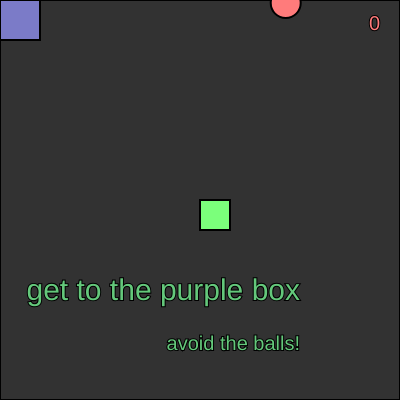
Frame 1 (no input)
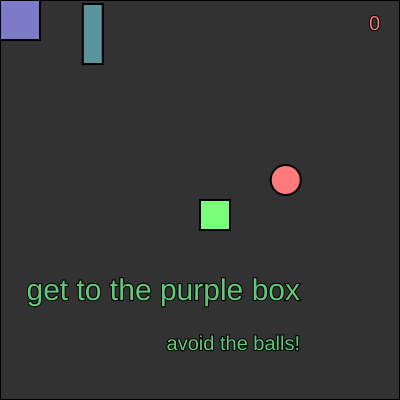
Frame 60 (no input)
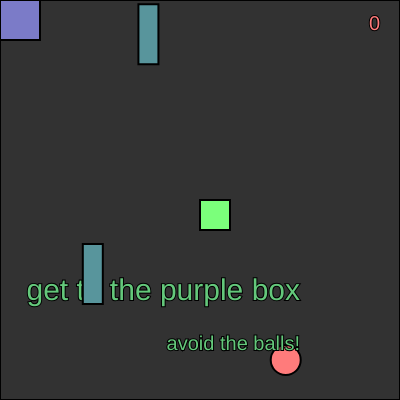
Frame 120 (the mouse pressed at the canvas centre since frame 60)

The p5.js sketch that drew these frames (run headless with seeded random() and noise() and a simulated clock; from frame 60 on, the mouse is pressed at the canvas centre):

// p5.js sketch
// ── sketch.js
var spears = []; 
var blockX = 200; 
var blockY = 200;
var enemyX, enemyY;
var enemy2X, Enemy2Y;
var score;
var exitX = 0; 
var exitY = 0; 
var exitSize = 50; 
var exitWidth = 40;
var exitHeight = 40;
var blocks = [];

function setup() {
  createCanvas(400, 400); 
    enemyX = random(width);
  enemyY = 0;
  score = 0;
}

function draw() {
  background(50);
  stroke(0);
  strokeWeight(2);
  
   noFill();
  rect(0, 0, 400, 400);
  moveEnemy();
  checkCollision();
  drawEnemy();
  drawScore();
  
fill(123, 255, 123);
rect(blockX, blockY, 30, 30);
  
fill(123, 123, 200);
rect(exitX, exitY, exitWidth, exitHeight);
  
  textSize(30); // set the text size
  fill(100, 200, 123); // set the fill color
  text("get to the purple box", 300, 300);
  
   textSize(20); // set the text size
  fill(100, 200, 123); // set the fill color
  text("avoid the balls!", 300, 350);
  
    // Check for collision with the exit
  if (blockX > exitX && blockX < exitX + exitSize &&
      blockY > exitY && blockY < exitY + exitSize) {
    textSize(32);
    text("You Win!", width/2 - 50, height/2);
    
    
  }
  
  if (frameCount % 60 === 0) { 
    generateSpear();
  }
  for (let i = 0; i < spears.length; i++) {
    let spear = spears[i];
    spear.update(); 
    if (spear.y > height) {
      spears.splice(i, 1); 
    }
    spear.display();
  }
}
class Spear {
  constructor(x, y, speed) {
    this.x = x;
    this.y = y;
    this.speed = speed;
    this.width = 20; 
    this.height = 60; 
  }

  update() {
    this.y += this.speed; 
  }

  display() {
    fill(88, 149, 156); 
    rect(this.x, this.y, this.width, this.height);
  }
}
function generateSpear() {
  let x = random(width); 
  let y = 0; 
  let speed = random(1, 5); 
  let spear = new Spear(x, y, speed);
  spears.push(spear);

}

function keyPressed() {
  if (key === 'w' || key === 'W') {
    // move the block up
    blockY -= 10;
  } else if (key === 's' || key === 'S') {
    // move the block down
    blockY += 10;
  } else if (key === 'a' || key === 'A') {
    // move the block left
    blockX -= 10;
  } else if (key === 'd' || key === 'D') {
    // move the block right
    blockX += 10;
  }
}


function moveEnemy() {
  enemyY += 3;
  if (enemyY > height) {
    enemyX = random(width);
    enemyY = 0;
  }
}

function checkCollision() {
  let d = dist(blockX, blockY, enemyX, enemyY);
  if (d < 30) {
    score -= 1;
    enemyX = random(width);
    enemyY = 0;
  }
}


function drawEnemy() {
  fill(255, 123, 123);
  circle(enemyX, enemyY, 30);
}

function drawScore() {
  textSize(20);
  textAlign(RIGHT);
  text(score, width - 20, 30);

    for (let block of blocks) {
    fill(100,100,200);
    rect(block.x, block.y, block.size, block.size);
  }
}

function mouseClicked() {
  // Store the position of the mouse click and create a new block
  let block = {
    x: mouseX,
    y: mouseY,
    size: 50
  };
  blocks.push(block);
}
 
